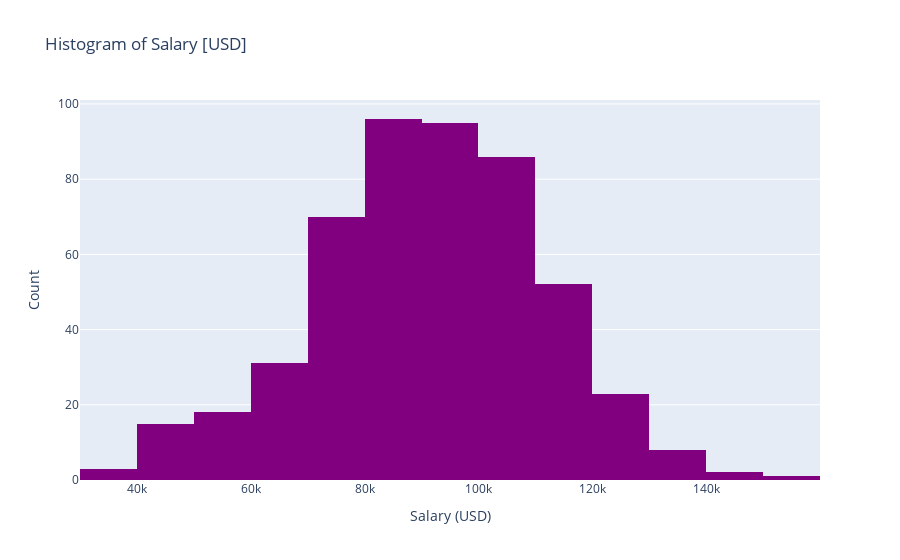

Source (notebook cell):
### Code cell
# Assuming you have a DataFrame called 'df' with a 'Salary_USD' column
fig = px.histogram(job_Market, x='Salary_USD', nbins=20, title='Histogram of Salary [USD]', color_discrete_sequence=['purple'])
fig.update_xaxes(title_text='Salary (USD)')
fig.update_yaxes(title_text='Count')

# Add tick labels to the x-axis
fig.update_xaxes(tickvals=[40000, 60000, 80000, 100000, 120000, 140000],ticktext=['40k', '60k', '80k', '100k', '120k', '140k'])

fig.show()

### Figure 1 — Plotly figure (JSON) as saved in the notebook; plotly's stock layout.template omitted (floating-point values rounded to 4 significant figures; data arrays with more than 128 entries replaced by an {"elided": "..."} marker saying what was removed)
{"data": [{"alignmentgroup": "True", "bingroup": "x", "hovertemplate": "Salary_USD=%{x}<br>count=%{y}<extra></extra>", "legendgroup": "", "marker": {"color": "purple", "pattern": {"shape": ""}}, "name": "", "nbinsx": 20, "offsetgroup": "", "orientation": "v", "showlegend": false, "type": "histogram", "x": {"elided": "500 float values"}, "xaxis": "x", "yaxis": "y"}], "layout": {"autosize": true, "barmode": "relative", "legend": {"tracegroupgap": 0}, "title": {"text": "Histogram of Salary [USD]"}, "xaxis": {"anchor": "y", "autorange": true, "domain": [0, 1], "range": [30000, 160000], "ticktext": ["40k", "60k", "80k", "100k", "120k", "140k"], "tickvals": [40000, 60000, 80000, 100000, 120000, 140000], "title": {"text": "Salary (USD)"}, "type": "linear"}, "yaxis": {"anchor": "x", "autorange": true, "domain": [0, 1], "range": [0, 101.1], "title": {"text": "Count"}}}}
